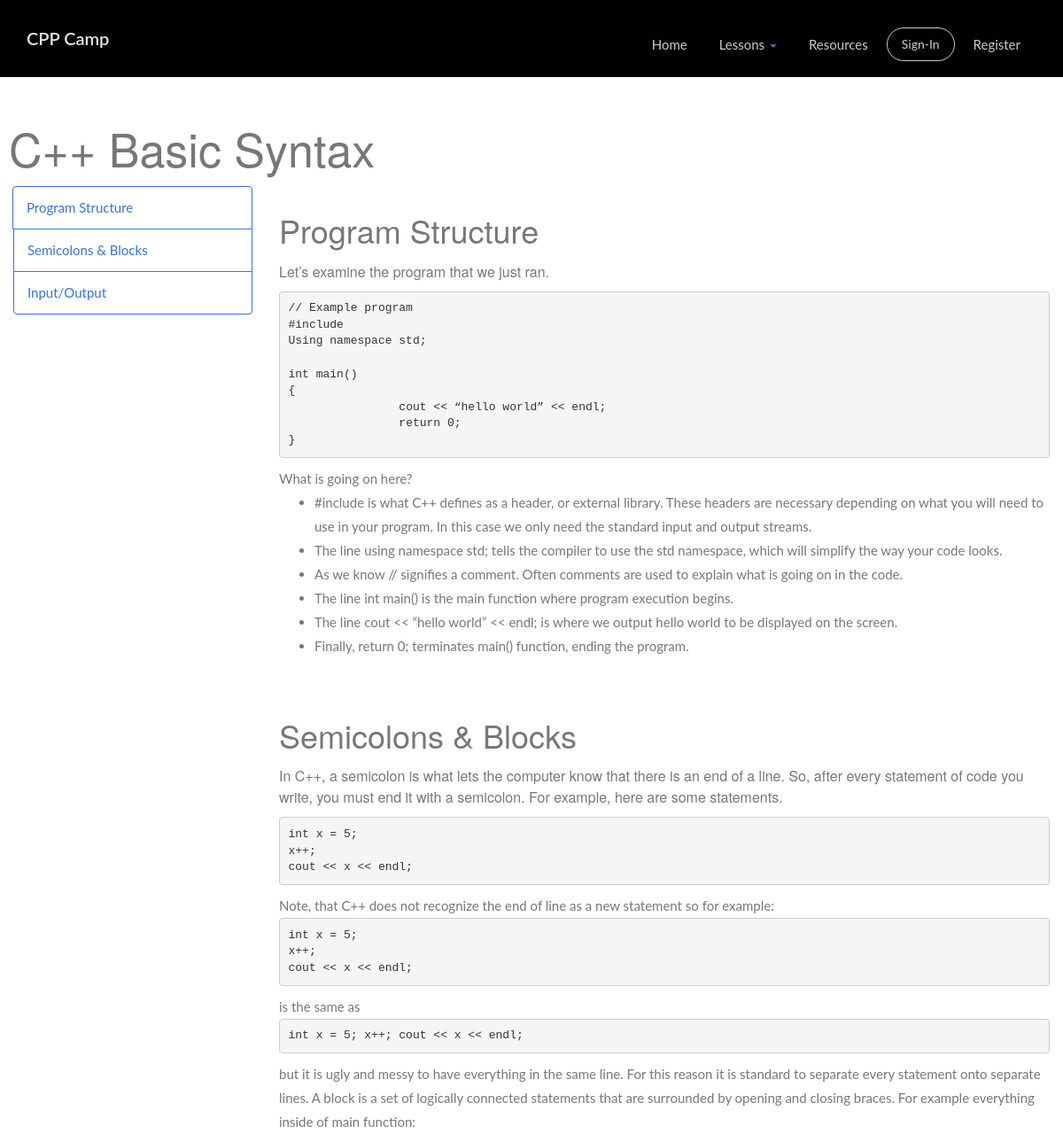
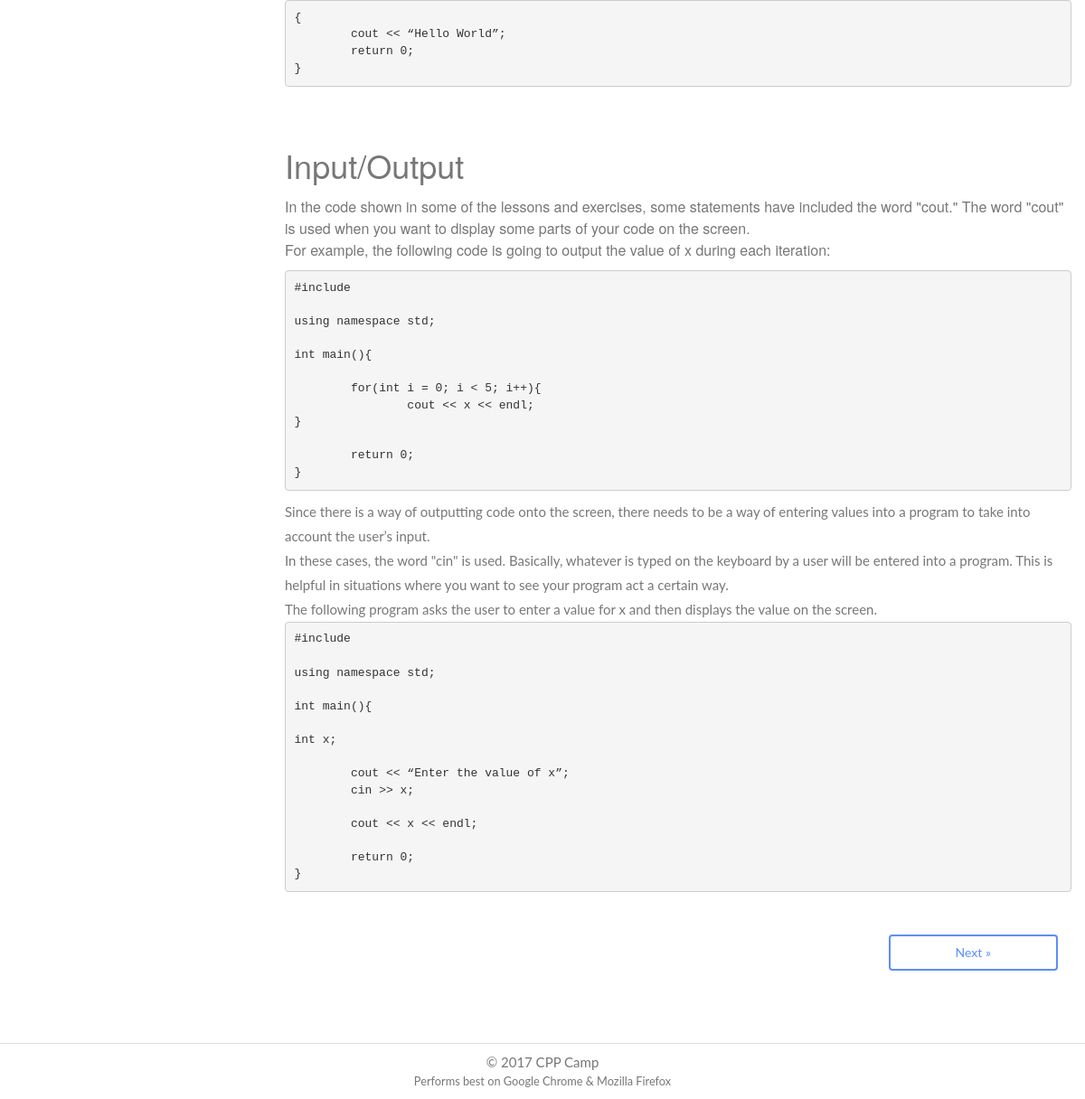
Page /lessons/2/ on the committed database (2 pictures, top to bottom).
### lessons/models.py (models this page shows, shortened)
class Lesson(models.Model):
    name = models.CharField(max_length=100)
    lesson_id = models.IntegerField()
    pub_date = models.DateTimeField('date published')
    user = models.ForeignKey(User)
    def was_published_recently(self):
        now = timezone.now()
        return now - datetime.timedelta(days=1) <= self.pub_date <= now
    was_published_recently.admin_order_field = 'pub_date'
    was_published_recently.boolean = True
    was_published_recently.short_description = 'Published recently?'

class Entry(models.Model):
    lesson = models.ForeignKey(Lesson, on_delete=models.CASCADE)
    lesson_header = models.CharField(max_length=100)
    lesson_text = models.TextField()
    mod_date = models.DateField()

### lessons/views.py (the view)
# urls.py: url(r'^(?P<pk>[0-9]+)/$', views.DetailView.as_view(), name='detail'),
class DetailView(generic.DetailView):
    model = Lesson
    template_name = 'lessons/detail.html'
    def get_queryset(self):
        return Lesson.objects.order_by('lesson_id')

### lessons/templates/lessons/detail.html (shortened to what this page needs)
{% extends "base.html" %}
{% block content %}
<BR><BR><BR><BR>
<div class="container-fluid" style="padding-left:10px">
<h1>{{ lesson.name }}</h1>
</div>
<div class="container" style="width:100%">
  <div class="row">
    <nav class="col-sm-3">
      <ul class="nav nav-pills-blue nav-stacked" data-spy="affix" data-offset-top="205">
        {% for entry in lesson.entry_set.all %}
        <li><a href=#{{entry.lesson_header}}>{{entry.lesson_header}}</a></li>
        {% endfor %}
      </ul>
    </nav>
    <div class="col-sm-9" style="background-color:white">
      {% for entry in lesson.entry_set.all %}
      <h2>{{ entry.lesson_header }}</h2>
          <p>{% autoescape off %}{{ entry.lesson_text }}{% endautoescape %}<br /></p>
      {% endfor %}
      <div class="col-sm-3 col-sm-push-9"><a href="/../lessons/exercise/{{lesson.lesson_id}}"><button class="btn btn-block btn-primary">Next »</button></a></div>
  </div>
</div>
</div>
{% endblock %}

### lessons/static/lessons/css/demo.css (style rules this page uses)
a:link, a:visited, a:active { font: 400 15px/1.8 "Lato", sans-serif; color:blue; }

### rows in the picture
Lesson: name "C++ Basic Syntax"
Entry: lesson_header "Program Structure", lesson_text "Let’s examine the program that we just ran. // Example program #include Using namespace std; int main() { cout << “hello world” << endl; return 0; } What is going on here? #include is what C++ defines as a header, or external library. These headers are necessary depending on what you will need to use in your program. In this case we only need the standard input and output streams. The line using namespace std; tells the compiler to use the std namespace, which will simplify the way your code looks. As we know // signifies a comment. Often comments are used to explain what is going on in the code. The line int main() is the main function where program execution begins. The line cout <<…"
Entry: lesson_header "Semicolons & Blocks", lesson_text "In C++, a semicolon is what lets the computer know that there is an end of a line. So, after every statement of code you write, you must end it with a semicolon. For example, here are some statements. int x = 5; x++; cout << x << endl; Note, that C++ does not recognize the end of line as a new statement so for example: int x = 5; x++; cout << x << endl; is the same as int x = 5; x++; cout << x << endl; but it is ugly and messy to have everything in the same line. For this reason it is standard to separate every statement onto separate lines. A block is a set of logically connected statements that are surrounded by opening and closing braces. For example everything inside of main function: {…"
Entry: lesson_header "Input/Output", lesson_text "In the code shown in some of the lessons and exercises, some statements have included the word \"cout.\" The word \"cout\" is used when you want to display some parts of your code on the screen. For example, the following code is going to output the value of x during each iteration: #include using namespace std; int main(){ for(int i = 0; i < 5; i++){ cout << x << endl; } return 0; } Since there is a way of outputting code onto the screen, there needs to be a way of entering values into a program to take into account the user’s input. In these cases, the word \"cin\" is used. Basically, whatever is typed on the keyboard by a user will be entered into a program. This is helpful in situations where…"
